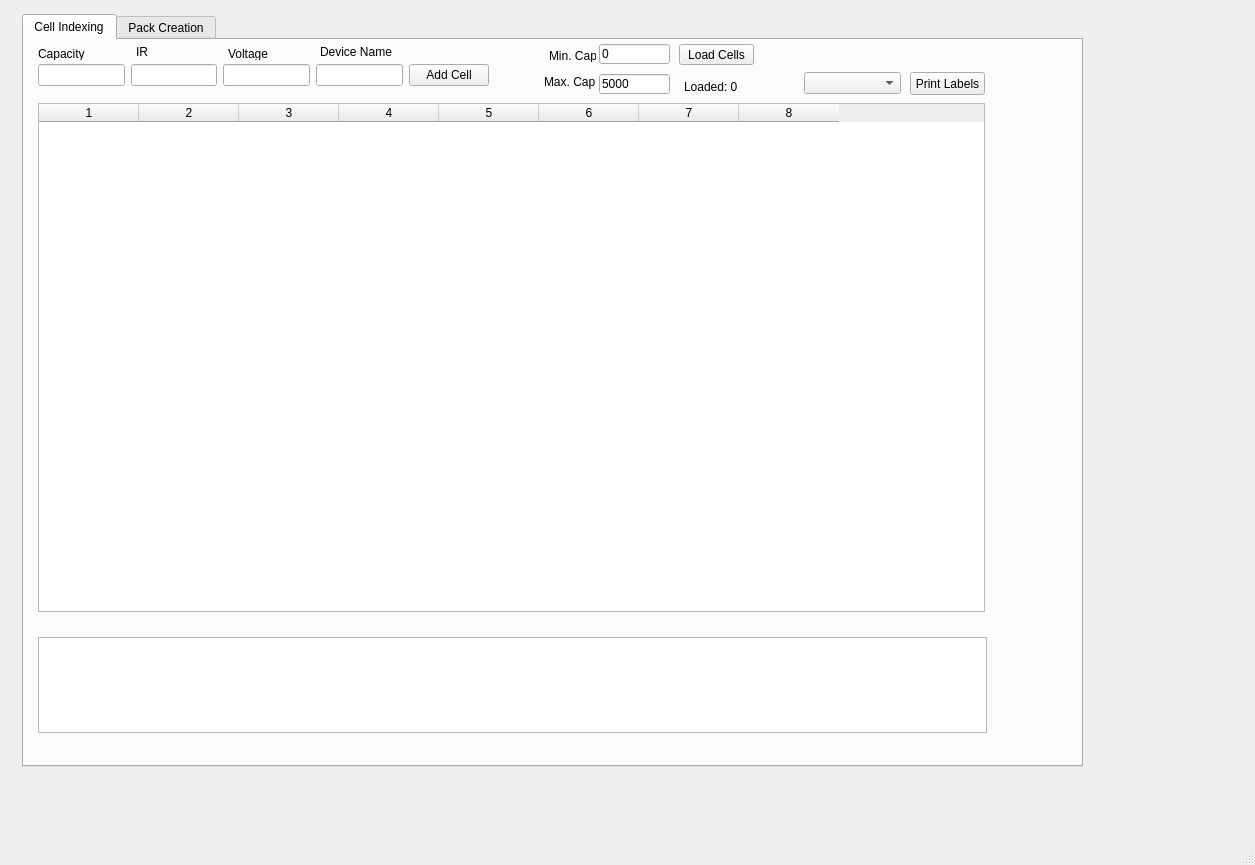
<?xml version="1.0" encoding="UTF-8"?>
<ui version="4.0">
 <class>MainWindow</class>
 <widget class="QMainWindow" name="MainWindow">
  <property name="geometry">
   <rect>
    <x>0</x>
    <y>0</y>
    <width>1255</width>
    <height>865</height>
   </rect>
  </property>
  <property name="windowTitle">
   <string>DIY Cell Indexer &amp; Repacker By Alex from deepcyclepower.com </string>
  </property>
  <widget class="QWidget" name="centralwidget">
   <widget class="QTabWidget" name="tabWidget">
    <property name="geometry">
     <rect>
      <x>22</x>
      <y>14</y>
      <width>1061</width>
      <height>753</height>
     </rect>
    </property>
    <property name="currentIndex">
     <number>0</number>
    </property>
    <widget class="QWidget" name="cell_indexing">
     <attribute name="title">
      <string>Cell Indexing</string>
     </attribute>
     <widget class="QPlainTextEdit" name="query_list_display_text">
      <property name="geometry">
       <rect>
        <x>14</x>
        <y>597</y>
        <width>949</width>
        <height>96</height>
       </rect>
      </property>
     </widget>
     <widget class="QTableWidget" name="available_cells">
      <property name="geometry">
       <rect>
        <x>14</x>
        <y>63</y>
        <width>947</width>
        <height>509</height>
       </rect>
      </property>
      <property name="rowCount">
       <number>0</number>
      </property>
      <property name="columnCount">
       <number>8</number>
      </property>
      <attribute name="horizontalHeaderDefaultSectionSize">
       <number>100</number>
      </attribute>
      <column/>
      <column/>
      <column/>
      <column/>
      <column/>
      <column/>
      <column/>
      <column/>
     </widget>
     <widget class="QLineEdit" name="min_cap">
      <property name="geometry">
       <rect>
        <x>575</x>
        <y>4</y>
        <width>71</width>
        <height>20</height>
       </rect>
      </property>
      <property name="text">
       <string>0</string>
      </property>
     </widget>
     <widget class="QLabel" name="label_2">
      <property name="geometry">
       <rect>
        <x>112</x>
        <y>4</y>
        <width>83</width>
        <height>16</height>
       </rect>
      </property>
      <property name="text">
       <string>IR</string>
      </property>
     </widget>
     <widget class="QLineEdit" name="max_cap">
      <property name="geometry">
       <rect>
        <x>575</x>
        <y>34</y>
        <width>71</width>
        <height>20</height>
       </rect>
      </property>
      <property name="text">
       <string>5000</string>
      </property>
     </widget>
     <widget class="QPushButton" name="load_all_cells">
      <property name="geometry">
       <rect>
        <x>655</x>
        <y>4</y>
        <width>75</width>
        <height>21</height>
       </rect>
      </property>
      <property name="text">
       <string>Load Cells</string>
      </property>
     </widget>
     <widget class="QWidget" name="horizontalLayoutWidget">
      <property name="geometry">
       <rect>
        <x>14</x>
        <y>17</y>
        <width>451</width>
        <height>37</height>
       </rect>
      </property>
      <layout class="QHBoxLayout" name="horizontalLayout">
       <item>
        <widget class="QLineEdit" name="capacity">
         <property name="text">
          <string/>
         </property>
        </widget>
       </item>
       <item>
        <widget class="QLineEdit" name="esr">
         <property name="text">
          <string/>
         </property>
        </widget>
       </item>
       <item>
        <widget class="QLineEdit" name="voltage">
         <property name="text">
          <string/>
         </property>
        </widget>
       </item>
       <item>
        <widget class="QLineEdit" name="device">
         <property name="text">
          <string/>
         </property>
        </widget>
       </item>
       <item>
        <widget class="QPushButton" name="add_cell">
         <property name="text">
          <string>Add Cell</string>
         </property>
        </widget>
       </item>
      </layout>
     </widget>
     <widget class="QLabel" name="label_52">
      <property name="geometry">
       <rect>
        <x>525</x>
        <y>9</y>
        <width>47</width>
        <height>13</height>
       </rect>
      </property>
      <property name="text">
       <string>Min. Cap:</string>
      </property>
     </widget>
     <widget class="QLabel" name="label">
      <property name="geometry">
       <rect>
        <x>14</x>
        <y>7</y>
        <width>47</width>
        <height>13</height>
       </rect>
      </property>
      <property name="text">
       <string>Capacity</string>
      </property>
     </widget>
     <widget class="QLabel" name="label_3">
      <property name="geometry">
       <rect>
        <x>204</x>
        <y>7</y>
        <width>46</width>
        <height>13</height>
       </rect>
      </property>
      <property name="text">
       <string>Voltage</string>
      </property>
     </widget>
     <widget class="QLabel" name="total_loaded_cells">
      <property name="geometry">
       <rect>
        <x>660</x>
        <y>39</y>
        <width>81</width>
        <height>16</height>
       </rect>
      </property>
      <property name="text">
       <string>Loaded: 0</string>
      </property>
     </widget>
     <widget class="QLabel" name="label_53">
      <property name="geometry">
       <rect>
        <x>520</x>
        <y>34</y>
        <width>51</width>
        <height>16</height>
       </rect>
      </property>
      <property name="text">
       <string>Max. Cap:</string>
      </property>
     </widget>
     <widget class="QLabel" name="label_4">
      <property name="geometry">
       <rect>
        <x>296</x>
        <y>4</y>
        <width>81</width>
        <height>16</height>
       </rect>
      </property>
      <property name="text">
       <string>Device Name</string>
      </property>
     </widget>
     <widget class="QPushButton" name="print_labels">
      <property name="geometry">
       <rect>
        <x>886</x>
        <y>32</y>
        <width>75</width>
        <height>23</height>
       </rect>
      </property>
      <property name="text">
       <string>Print Labels</string>
      </property>
     </widget>
     <widget class="QComboBox" name="printerModel">
      <property name="geometry">
       <rect>
        <x>780</x>
        <y>32</y>
        <width>97</width>
        <height>22</height>
       </rect>
      </property>
     </widget>
    </widget>
    <widget class="QWidget" name="pack_creation">
     <attribute name="title">
      <string>Pack Creation</string>
     </attribute>
     <widget class="QTableWidget" name="indexed_cells">
      <property name="geometry">
       <rect>
        <x>14</x>
        <y>62</y>
        <width>947</width>
        <height>361</height>
       </rect>
      </property>
      <property name="rowCount">
       <number>0</number>
      </property>
      <property name="columnCount">
       <number>8</number>
      </property>
      <attribute name="horizontalHeaderDefaultSectionSize">
       <number>100</number>
      </attribute>
      <column/>
      <column/>
      <column/>
      <column/>
      <column/>
      <column/>
      <column/>
      <column/>
     </widget>
     <widget class="QLineEdit" name="cell_uuid">
      <property name="geometry">
       <rect>
        <x>14</x>
        <y>30</y>
        <width>169</width>
        <height>20</height>
       </rect>
      </property>
      <property name="text">
       <string/>
      </property>
     </widget>
     <widget class="QLabel" name="label_5">
      <property name="geometry">
       <rect>
        <x>14</x>
        <y>12</y>
        <width>63</width>
        <height>16</height>
       </rect>
      </property>
      <property name="text">
       <string>Cell UUID</string>
      </property>
     </widget>
     <widget class="QPushButton" name="remove_indexed_items">
      <property name="geometry">
       <rect>
        <x>870</x>
        <y>30</y>
        <width>89</width>
        <height>23</height>
       </rect>
      </property>
      <property name="text">
       <string>Remove Items</string>
      </property>
     </widget>
     <widget class="QLineEdit" name="info_box">
      <property name="geometry">
       <rect>
        <x>376</x>
        <y>30</y>
        <width>309</width>
        <height>20</height>
       </rect>
      </property>
      <property name="text">
       <string/>
      </property>
      <property name="readOnly">
       <bool>true</bool>
      </property>
     </widget>
     <widget class="QLabel" name="label_6">
      <property name="geometry">
       <rect>
        <x>380</x>
        <y>12</y>
        <width>47</width>
        <height>13</height>
       </rect>
      </property>
      <property name="text">
       <string>Info</string>
      </property>
     </widget>
     <widget class="QLineEdit" name="series">
      <property name="geometry">
       <rect>
        <x>18</x>
        <y>456</y>
        <width>53</width>
        <height>20</height>
       </rect>
      </property>
      <property name="text">
       <string/>
      </property>
     </widget>
     <widget class="QLineEdit" name="parallel">
      <property name="geometry">
       <rect>
        <x>88</x>
        <y>456</y>
        <width>53</width>
        <height>20</height>
       </rect>
      </property>
      <property name="text">
       <string/>
      </property>
     </widget>
     <widget class="QLabel" name="label_7">
      <property name="geometry">
       <rect>
        <x>20</x>
        <y>438</y>
        <width>47</width>
        <height>13</height>
       </rect>
      </property>
      <property name="text">
       <string>Series</string>
      </property>
     </widget>
     <widget class="QLabel" name="label_8">
      <property name="geometry">
       <rect>
        <x>90</x>
        <y>438</y>
        <width>47</width>
        <height>13</height>
       </rect>
      </property>
      <property name="text">
       <string>Parallel</string>
      </property>
     </widget>
     <widget class="QPushButton" name="calculate">
      <property name="geometry">
       <rect>
        <x>154</x>
        <y>454</y>
        <width>75</width>
        <height>23</height>
       </rect>
      </property>
      <property name="text">
       <string>Calculate</string>
      </property>
     </widget>
     <widget class="QLineEdit" name="series_2">
      <property name="geometry">
       <rect>
        <x>312</x>
        <y>456</y>
        <width>81</width>
        <height>20</height>
       </rect>
      </property>
      <property name="text">
       <string/>
      </property>
      <property name="readOnly">
       <bool>true</bool>
      </property>
     </widget>
     <widget class="QLineEdit" name="series_3">
      <property name="geometry">
       <rect>
        <x>410</x>
        <y>456</y>
        <width>65</width>
        <height>20</height>
       </rect>
      </property>
      <property name="text">
       <string/>
      </property>
      <property name="readOnly">
       <bool>true</bool>
      </property>
     </widget>
     <widget class="QLineEdit" name="series_4">
      <property name="geometry">
       <rect>
        <x>492</x>
        <y>456</y>
        <width>65</width>
        <height>20</height>
       </rect>
      </property>
      <property name="text">
       <string/>
      </property>
      <property name="readOnly">
       <bool>true</bool>
      </property>
     </widget>
     <widget class="QLabel" name="label_9">
      <property name="geometry">
       <rect>
        <x>312</x>
        <y>438</y>
        <width>83</width>
        <height>16</height>
       </rect>
      </property>
      <property name="text">
       <string>Nominal Voltage</string>
      </property>
     </widget>
     <widget class="QLabel" name="label_10">
      <property name="geometry">
       <rect>
        <x>414</x>
        <y>438</y>
        <width>83</width>
        <height>16</height>
       </rect>
      </property>
      <property name="text">
       <string>Amp Hours</string>
      </property>
     </widget>
     <widget class="QLabel" name="label_11">
      <property name="geometry">
       <rect>
        <x>494</x>
        <y>438</y>
        <width>83</width>
        <height>16</height>
       </rect>
      </property>
      <property name="text">
       <string>Watt Hours</string>
      </property>
     </widget>
     <widget class="QTableWidget" name="result_cells">
      <property name="geometry">
       <rect>
        <x>16</x>
        <y>486</y>
        <width>945</width>
        <height>233</height>
       </rect>
      </property>
      <property name="rowCount">
       <number>0</number>
      </property>
      <property name="columnCount">
       <number>3</number>
      </property>
      <attribute name="horizontalHeaderDefaultSectionSize">
       <number>100</number>
      </attribute>
      <column/>
      <column/>
      <column/>
     </widget>
     <widget class="QLineEdit" name="cell_uuid_pack_creation">
      <property name="geometry">
       <rect>
        <x>674</x>
        <y>456</y>
        <width>169</width>
        <height>20</height>
       </rect>
      </property>
      <property name="text">
       <string/>
      </property>
     </widget>
     <widget class="QLabel" name="label_12">
      <property name="geometry">
       <rect>
        <x>674</x>
        <y>436</y>
        <width>63</width>
        <height>16</height>
       </rect>
      </property>
      <property name="text">
       <string>Cell UUID</string>
      </property>
     </widget>
     <widget class="QLineEdit" name="position_in_pack">
      <property name="geometry">
       <rect>
        <x>862</x>
        <y>454</y>
        <width>93</width>
        <height>20</height>
       </rect>
      </property>
      <property name="text">
       <string/>
      </property>
      <property name="readOnly">
       <bool>true</bool>
      </property>
     </widget>
     <widget class="QLabel" name="label_13">
      <property name="geometry">
       <rect>
        <x>862</x>
        <y>434</y>
        <width>47</width>
        <height>13</height>
       </rect>
      </property>
      <property name="text">
       <string>Position</string>
      </property>
     </widget>
    </widget>
   </widget>
   <widget class="QLabel" name="banner">
    <property name="geometry">
     <rect>
      <x>1094</x>
      <y>8</y>
      <width>147</width>
      <height>763</height>
     </rect>
    </property>
    <property name="toolTip">
     <string extracomment="Visit our store on deepcyclepower.com"/>
    </property>
    <property name="styleSheet">
     <string notr="true"/>
    </property>
    <property name="text">
     <string/>
    </property>
    <property name="pixmap">
     <pixmap>:/deepcyclepower_banner.png</pixmap>
    </property>
    <property name="openExternalLinks">
     <bool>true</bool>
    </property>
   </widget>
  </widget>
  <widget class="QMenuBar" name="menubar">
   <property name="geometry">
    <rect>
     <x>0</x>
     <y>0</y>
     <width>1255</width>
     <height>20</height>
    </rect>
   </property>
  </widget>
  <widget class="QStatusBar" name="statusbar"/>
 </widget>
 <resources/>
 <connections/>
</ui>
